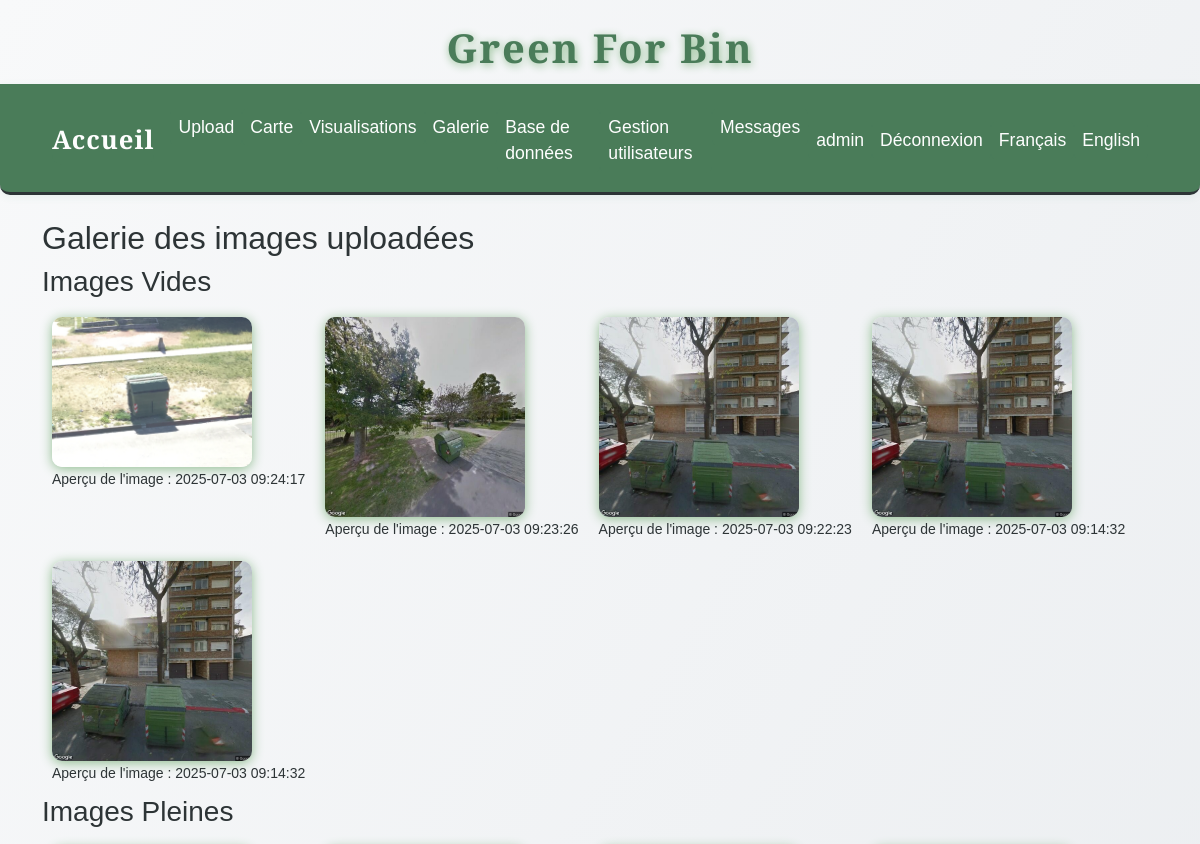
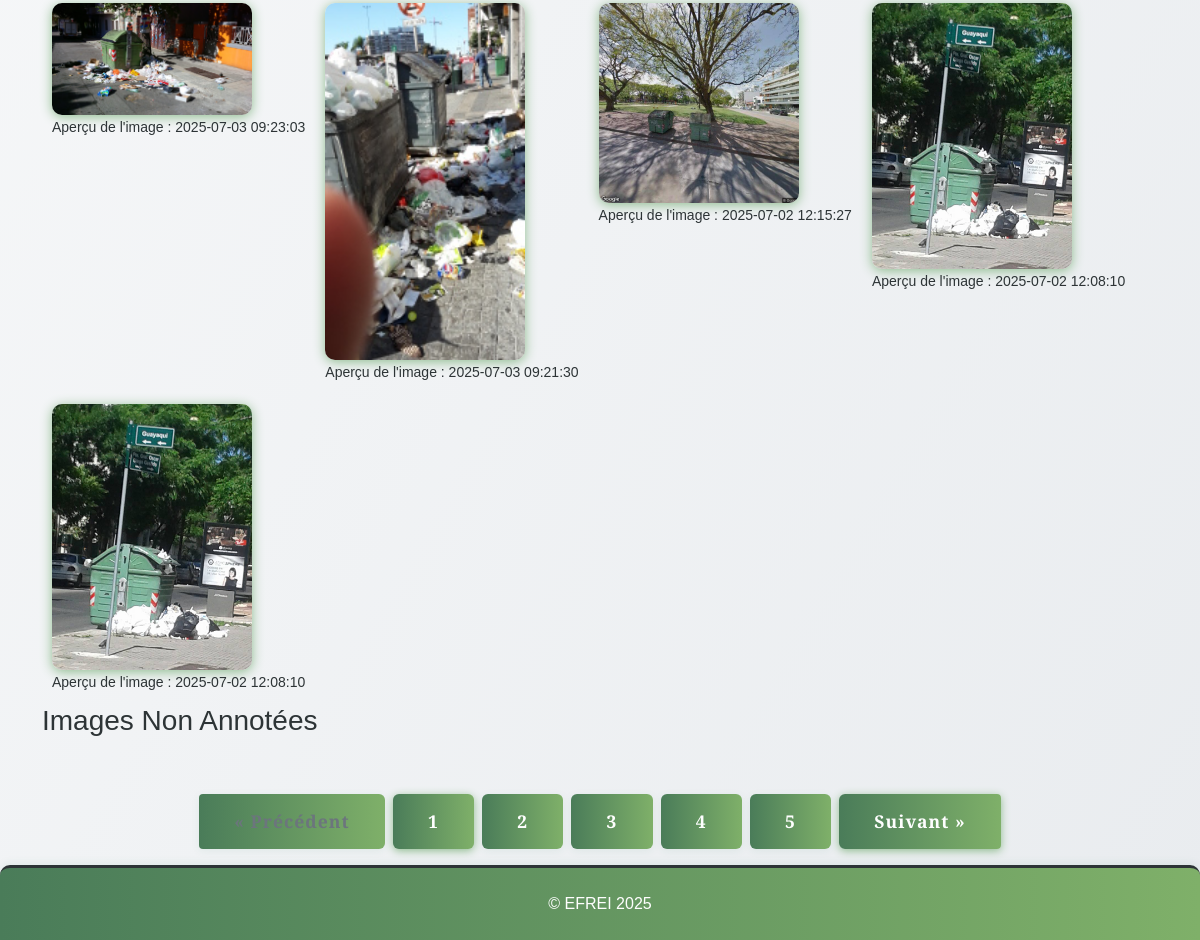
The page /gallery (signed in) on the database as committed earlier (2 pictures, top to bottom).
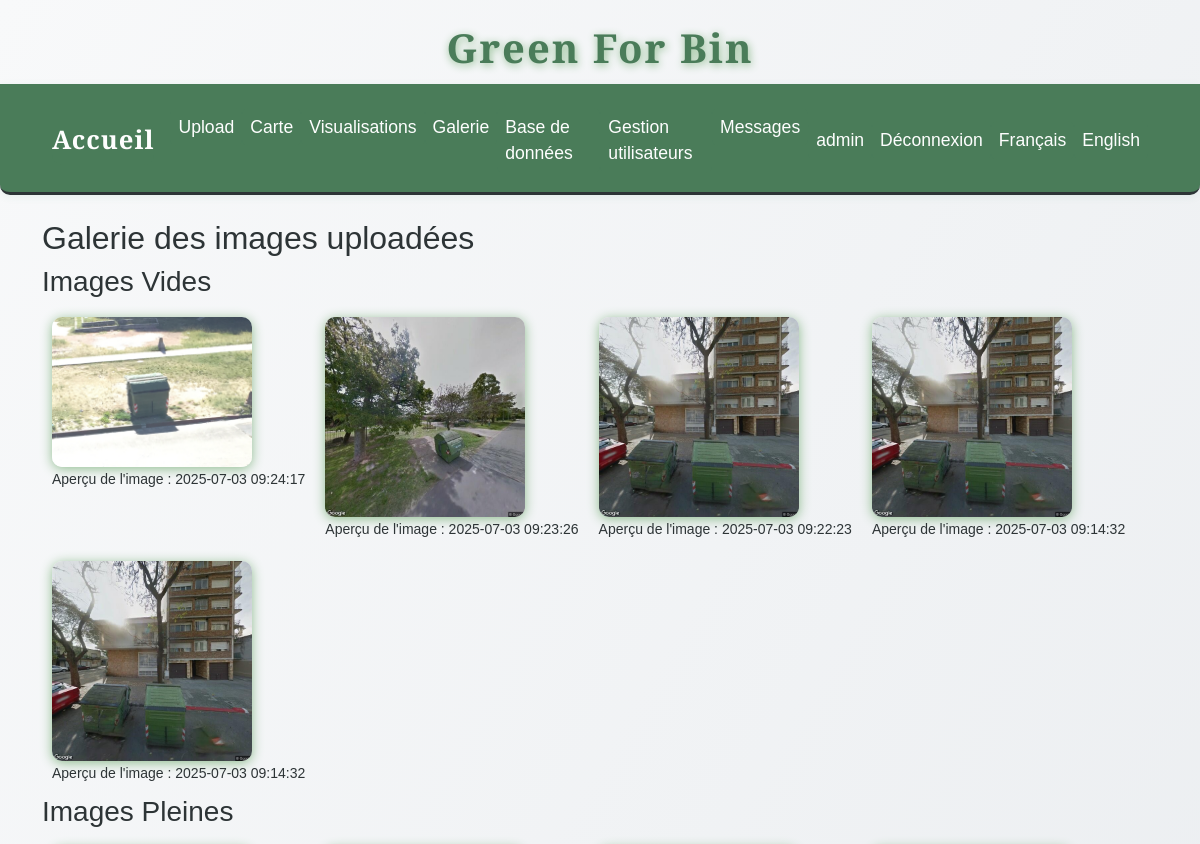
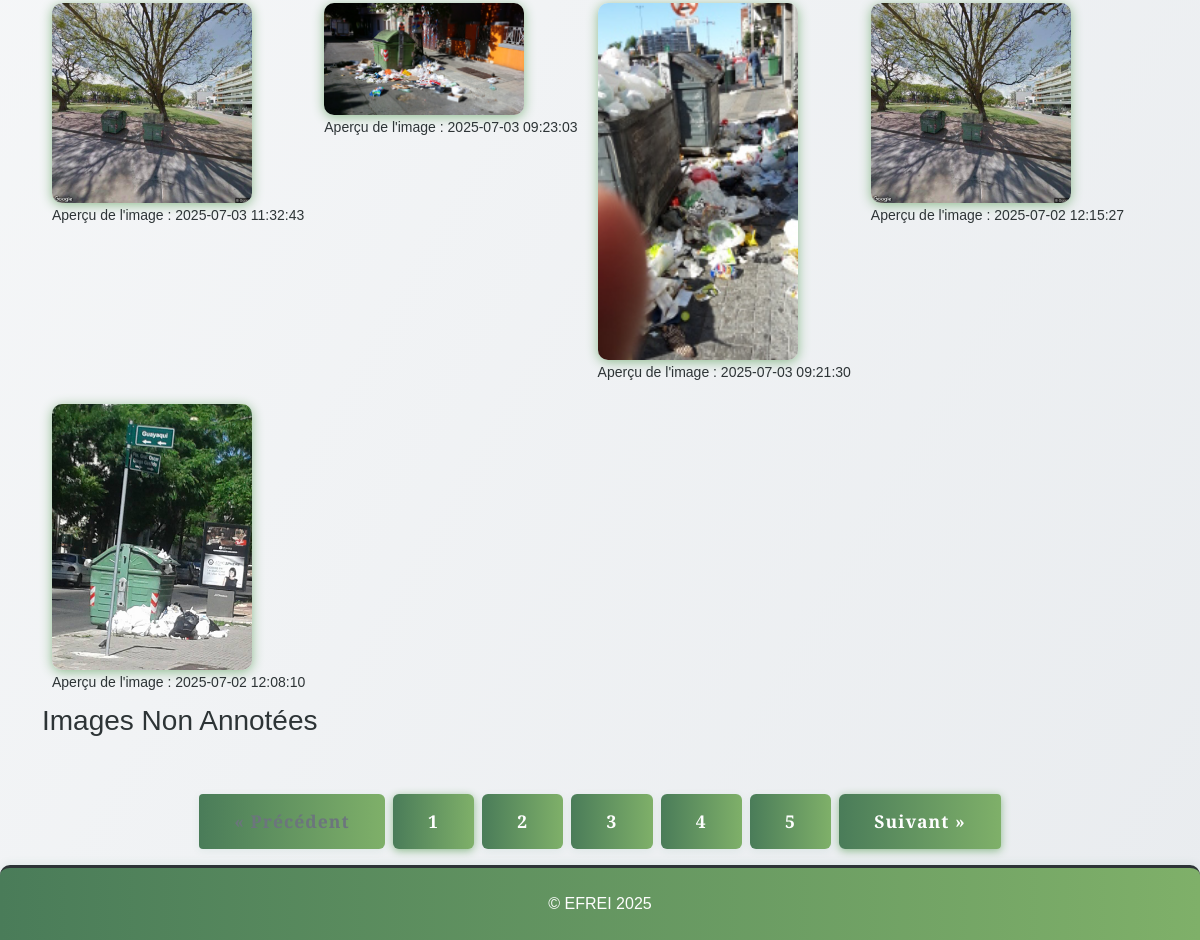
The same page on the database as committed later (2 pictures, top to bottom).
### tables this page shows
CREATE TABLE images (
                id INTEGER PRIMARY KEY AUTOINCREMENT,
                filename TEXT,
                upload_date TEXT,
                annotation TEXT,
                width INTEGER,
                height INTEGER,
                file_size INTEGER,
                avg_color TEXT,
                hist_rgb TEXT,
                hist_lum TEXT,
                contrast INTEGER,
                contour_count INTEGER,
                localisation TEXT
            , std_h REAL, std_s REAL, std_v REAL);

### app.py (the view)
@app.route('/gallery')
@login_required
def gallery():
    page = int(request.args.get('page', 1))
    per_page = 5
    offset = (page - 1) * per_page
    with sqlite3.connect(DB_PATH) as conn:
        c = conn.cursor()
        c.execute("SELECT COUNT(*) FROM images WHERE annotation LIKE '%vide%'")
        total_vides = c.fetchone()[0]
        c.execute("SELECT filename, upload_date FROM images WHERE annotation LIKE '%vide%' ORDER BY upload_date DESC LIMIT ? OFFSET ?", (per_page, offset))
        vides = c.fetchall()
        c.execute("SELECT COUNT(*) FROM images WHERE annotation LIKE '%pleine%'")
        total_pleines = c.fetchone()[0]
        c.execute("SELECT filename, upload_date FROM images WHERE annotation LIKE '%pleine%' ORDER BY upload_date DESC LIMIT ? OFFSET ?", (per_page, offset))
        pleines = c.fetchall()
        c.execute("SELECT COUNT(*) FROM images WHERE annotation IS NULL OR annotation = ''")
        total_non_label = c.fetchone()[0]
        c.execute("SELECT filename, upload_date FROM images WHERE annotation IS NULL OR annotation = '' ORDER BY upload_date DESC LIMIT ? OFFSET ?", (per_page, offset))
        non_labelisees = c.fetchall()
    total_pages = max(ceil(max(total_vides, total_pleines, total_non_label) / per_page), 1)
    return render_template('gallery.html', vides=vides, pleines=pleines, non_labelisees=non_labelisees, page=page, total_pages=total_pages)

### app.py (called while the page is built)
def get_locale():
    return session.get('lang', request.accept_languages.best_match(['en', 'fr']))

@app.context_processor
def inject_locale():
    return dict(get_locale=get_locale)

def login_required(f):
    @wraps(f)
    def decorated_function(*args, **kwargs):
        if 'user_id' not in session:
            flash('Vous devez être connecté pour accéder à cette page.', 'error')
            return redirect(url_for('login'))
        return f(*args, **kwargs)
    return decorated_function

### templates/gallery.html (shortened to what this page needs)
{% extends "base.html" %}
{% block content %}
    <h2>{{ _('Galerie des images uploadées') }}</h2>
    <h3>{{ _('Images Vides') }}</h3>
    <div style="display: flex; flex-wrap: wrap;">
        {% for image in vides %}
            <div style="margin: 10px;">
                <img src="{{ url_for('static', filename='uploads/' + image[0]) }}" width="200" loading="lazy"><br>
                <small>{{ _('Aperçu de l\'image') }} : {{ image[1] }}</small>
            </div>
        {% endfor %}
    </div>
    <h3>{{ _('Images Pleines') }}</h3>
    <div style="display: flex; flex-wrap: wrap;">
        {% for image in pleines %}
            <div style="margin: 10px;">
                <img src="{{ url_for('static', filename='uploads/' + image[0]) }}" width="200" loading="lazy"><br>
                <small>{{ _('Aperçu de l\'image') }} : {{ image[1] }}</small>
            </div>
        {% endfor %}
    </div>
    <h3>{{ _('Images Non Annotées') }}</h3>
    {% include "pagination.html" %}
{% endblock %}

### templates/base.html (shortened to what this page needs)
<!DOCTYPE html>
<html lang="{{ get_locale() }}">
<head>
    <link href="https://cdn.jsdelivr.net/npm/bootstrap@5.1.3/dist/css/bootstrap.min.css" rel="stylesheet">
    <link href="{{ url_for('static', filename='css/style.css') }}" rel="stylesheet">
    <link href="{{ url_for('static', filename='css/greenforbin.css') }}" rel="stylesheet">
</head>
<body>
    <header>
        <h1>{{ _('Green For Bin') }}</h1>
        <nav class="navbar navbar-expand-lg navbar-dark bg-dark">
            <div class="container-fluid">
                <a class="navbar-brand" href="{{ url_for('about') }}">{{ _('Accueil') }}</a>
                <div class="collapse navbar-collapse" id="navbarNav">
                    <ul class="navbar-nav">
                        <li class="nav-item">
                            <a class="nav-link" href="{{ url_for('upload') }}">{{ _('Upload') }}</a>
                        </li>
                        <li class="nav-item">
                            <a class="nav-link" href="{{ url_for('map_view') }}">{{ _('Carte') }}</a>
                        </li>
                        <li class="nav-item">
                            <a class="nav-link" href="{{ url_for('stats') }}">{{ _('Visualisations') }}</a>
                        </li>
                        <li class="nav-item">
                            <a class="nav-link" href="{{ url_for('gallery') }}">{{ _('Galerie') }}</a>
                        </li>
                        {% if session.get('role') == 'admin' %}
                            <li class="nav-item">
                                <a class="nav-link" href="{{ url_for('afficher_bdd') }}">{{ _('Base de données') }}</a>
                            </li>
                            <li class="nav-item">
                                <a class="nav-link" href="{{ url_for('admin_users') }}">{{ _('Gestion utilisateurs') }}</a>
                            </li>
                            <li class="nav-item">
                                <a class="nav-link" href="{{ url_for('admin_messages') }}">{{ _('Messages') }}</a>
                            </li>
                        {% endif %}
                    </ul>
                    <ul class="navbar-nav ms-auto">
                        {% if session.get('user_id') %}
                            <li class="nav-item">
                                <span class="nav-link">{{ session.get('username') }}</span>
                            </li>
                            <li class="nav-item">
                                <a class="nav-link" href="{{ url_for('logout') }}">{{ _('Déconnexion') }}</a>
                            </li>
                        {% endif %}
                        <li class="nav-item">
                            <a class="nav-link" href="{{ url_for('set_language', lang='fr') }}">{{ _('Français') }}</a>
                        </li>
                        <li class="nav-item">
                            <a class="nav-link" href="{{ url_for('set_language', lang='en') }}">{{ _('English') }}</a>
                        </li>
                    </ul>
                </div>
            </div>
        </nav>
    </header>
    <div class="container mt-4">
        {% block content %}{% endblock %}
    </div>
    <footer class="footer-efrei mt-auto py-3">
        <div class="container text-center">
            <span>&copy; EFREI 2025</span>
        </div>
    </footer>
</body>
</html>

### templates/pagination.html (shortened to what this page needs)
{% if total_pages > 1 %}
<nav aria-label="Pagination">
  <ul class="pagination justify-content-center" style="margin-top: 2rem;">
    {% if page > 1 %}
      <li class="page-item">
        <a class="page-link btn btn-success mx-1" href="{{ url_for(request.endpoint, page=page-1) }}{% for k, v in request.args.items() if k != 'page' %}&{{k}}={{v}}{% endfor %}">&laquo; {{ _('Précédent') }}</a>
      </li>
    {% else %}
      <li class="page-item disabled">
        <span class="page-link btn btn-outline-secondary mx-1">&laquo; {{ _('Précédent') }}</span>
      </li>
    {% endif %}
    {% for p in range(1, total_pages+1) %}
      <li class="page-item {% if p == page %}active{% endif %}">
        <a class="page-link btn {% if p == page %}btn-success{% else %}btn-outline-success{% endif %} mx-1" href="{{ url_for(request.endpoint, page=p) }}">{{ p }}</a>
      </li>
    {% endfor %}
    {% if page < total_pages %}
      <li class="page-item">
        <a class="page-link btn btn-success mx-1" href="{{ url_for(request.endpoint, page=page+1) }}{% for k, v in request.args.items() if k != 'page' %}&{{k}}={{v}}{% endfor %}">{{ _('Suivant') }} &raquo;</a>
      </li>
    {% else %}
      <li class="page-item disabled">
        <span class="page-link btn btn-outline-secondary mx-1">{{ _('Suivant') }} &raquo;</span>
      </li>
    {% endif %}
  </ul>
</nav>
{% endif %}

### static/css/style.css (style rules this page uses)
:root { --primary-green: #4a7c59; --light-green: #7fb069; --sage-green: #8fbc8f; --cream: #fefefe; --warm-white: #f8f9fa; --soft-gray: #e9ecef; --charcoal: #2d3436; --text-primary: #2d3436; --text-secondary: #636e72; --radius: 2.5rem; --shadow: 0 4px 24px rgba(44, 124, 89, 0.10); --transition: all 0.3s cubic-bezier(.4,0,.2,1); --green-dark: var(--primary-green); --green: var(--light-green); --green-light: var(--sage-green); --beige: var(--cream); --white: var(--cream); --black: var(--charcoal); }
html, body { height: 100%; margin: 0; padding: 0; }
body { display: flex; flex-direction: column; min-height: 100vh; }
.container.mt-4 { flex: 1 0 auto; }
.navbar { background: linear-gradient(90deg, var(--primary-green) 0%, var(--light-green) 100%); border-radius: 0 0 var(--radius) var(--radius); box-shadow: var(--shadow); padding: 1.5rem 2.5rem 1.2rem 2.5rem; display: flex; justify-content: center; align-items: center; gap: 2rem; position: sticky; top: 0; z-index: 1000; }
.nav-link { color: var(--cream); font-family: 'Inter', 'Franklin Gothic Medium', 'Arial Narrow', Arial, sans-serif, sans-serif; font-size: 1.1rem; font-weight: 500; padding: 0.5rem 1.2rem; border-radius: 2rem; transition: var(--transition); position: relative; }
.btn { background: var(--primary-green); color: var(--cream); border: none; border-radius: 2rem; font-family: 'Inter', Arial, sans-serif; font-weight: 600; padding: 0.9rem 2.2rem; font-size: 1.1rem; box-shadow: 0 2px 8px rgba(44, 124, 89, 0.08); transition: var(--transition); cursor: pointer; margin-top: 1rem; letter-spacing: 1px; }
.footer-efrei { width: 100%; background: linear-gradient(90deg, var(--primary-green) 0%, var(--light-green) 100%); color: var(--cream); border-top: 3px solid var(--charcoal); box-shadow: 0 -2px 8px rgba(44, 124, 89, 0.08); font-family: 'Quercus Serif', 'Montserrat', 'Quicksand', Arial, sans-serif !important; font-weight: 500; flex-shrink: 0; }
.footer-efrei .container { padding-top: 8px; padding-bottom: 8px; }

### static/css/greenforbin.css (style rules this page uses)
:root { --primary-green: #4a7c59; --light-green: #7fb069; --sage-green: #8fbc8f; --cream: #fefefe; --warm-white: #f8f9fa; --soft-gray: #e9ecef; --charcoal: #2d3436; --text-primary: #2d3436; --text-secondary: #636e72; }
body { background: linear-gradient(135deg, var(--cream) 0%, var(--light-green) 100%); color: var(--text-primary); font-family: 'Segoe UI', 'Roboto', Arial, sans-serif; min-height: 100vh; }
header h1 { color: var(--primary-green); font-weight: bold; letter-spacing: 2px; text-shadow: 1px 2px 8px var(--sage-green); }
.navbar, .navbar-brand, .nav-link { background: var(--primary-green) !important; color: var(--cream) !important; font-weight: 500; border-radius: 0 0 10px 10px; }
.btn-primary, .btn-success, .btn-warning { background: var(--light-green); border: none; color: var(--cream); font-weight: 600; border-radius: 8px; box-shadow: 0 2px 8px var(--sage-green); transition: background 0.2s, box-shadow 0.2s; }
img { border-radius: 10px; box-shadow: 0 2px 12px var(--sage-green); transition: transform 0.2s; }
footer { background: var(--primary-green); color: var(--cream); text-align: center; padding: 12px 0; border-radius: 10px 10px 0 0; margin-top: 40px; }

Rows that differ between the two databases and show on the page:
no longer on this page (row unchanged): images: filename (picture), upload_date "2025-07-02 12:08:10", shown under "Images Pleines"
added images: filename (picture), upload_date "2025-07-03 11:32:43", shown under "Images Pleines"
